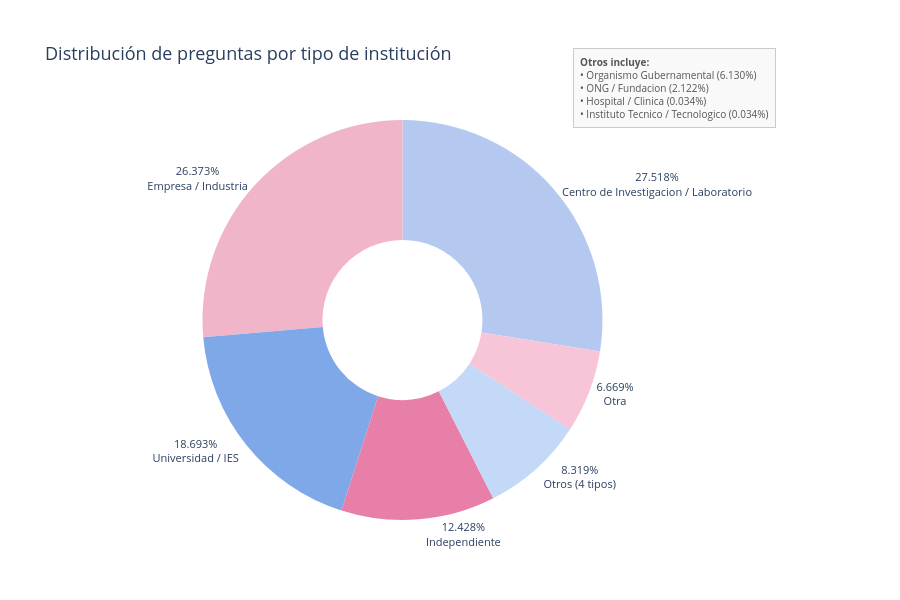

Notebook cell for this chart:
### Code cell
cantidad_por_tipo = (
    df.groupby("tipo_institucion")["Cantidad"]
    .sum()
    .reset_index()
    .rename(columns={"tipo_institucion": "Tipo de institución", "Cantidad": "Total preguntas aportadas"})
    .sort_values("Total preguntas aportadas", ascending=False)
)

# Agrupar tipos minoritarios en "Otros"
TOP_N = 5
top = cantidad_por_tipo.head(TOP_N).copy()
otros = cantidad_por_tipo.iloc[TOP_N:]

otros_row = pd.DataFrame([{
    "Tipo de institución": f"Otros ({len(otros)} tipos)",
    "Total preguntas aportadas": otros["Total preguntas aportadas"].sum()
}])
pie_df = pd.concat([top, otros_row], ignore_index=True)

total = pie_df["Total preguntas aportadas"].sum()
pie_df["pct_str"] = (pie_df["Total preguntas aportadas"] / total * 100).map("{:.3f}%".format)

# Anotación con desglose de "Otros"
otros_lines = "".join(
    f"• {row['Tipo de institución']} ({row['Total preguntas aportadas'] / total * 100:.3f}%)<br>"
    for _, row in otros.iterrows()
)
otros_annotation = f"<b>Otros incluye:</b><br>{otros_lines}"

fig = go.Figure(go.Pie(
    labels=pie_df["Tipo de institución"],
    values=pie_df["Total preguntas aportadas"],
    hole=0.4,
    textposition="outside",
    texttemplate="%{customdata[0]}<br>%{label}",
    customdata=pie_df[["pct_str"]].values,
    hovertemplate="<b>%{label}</b><br>%{percent:.3%} · %{value} preguntas<extra></extra>",
    textfont=dict(size=11),
    showlegend=False,
))

fig.update_layout(
    title=dict(text="Distribución de preguntas por tipo de institución", font=dict(size=18)),
    height=600,
    paper_bgcolor="white",
    piecolorway=PALETTE,
    margin=dict(l=80, r=80, t=120, b=80),
    annotations=[dict(
        text=otros_annotation.rstrip("<br>"),
        x=1.2, y=1.18,
        xref="paper", yref="paper",
        showarrow=False,
        align="left",
        bgcolor="#f9f9f9",
        bordercolor="#ccc",
        borderwidth=1,
        borderpad=6,
        font=dict(size=10, color="#555"),
    )]
)
fig.show()

### Figure 1 — Plotly figure (JSON) as saved in the notebook; plotly's stock layout.template omitted (floating-point values rounded to 4 significant figures)
{"data": [{"customdata": [["27.518%"], ["26.373%"], ["18.693%"], ["12.428%"], ["6.669%"], ["8.319%"]], "hole": 0.4, "hovertemplate": "<b>%{label}</b><br>%{percent:.3%} · %{value} preguntas<extra></extra>", "labels": ["Centro de Investigacion / Laboratorio", "Empresa / Industria", "Universidad / IES", "Independiente", "Otra", "Otros (4 tipos)"], "showlegend": false, "textfont": {"size": 11}, "textposition": "outside", "texttemplate": "%{customdata[0]}<br>%{label}", "type": "pie", "values": [817, 783, 555, 369, 198, 247]}], "layout": {"annotations": [{"align": "left", "bgcolor": "#f9f9f9", "bordercolor": "#ccc", "borderpad": 6, "borderwidth": 1, "font": {"color": "#555", "size": 10}, "showarrow": false, "text": "<b>Otros incluye:</b><br>• Organismo Gubernamental (6.130%)<br>• ONG / Fundacion (2.122%)<br>• Hospital / Clinica (0.034%)<br>• Instituto Tecnico / Tecnologico (0.034%)", "x": 1.2, "xref": "paper", "y": 1.18, "yref": "paper"}], "height": 600, "margin": {"b": 80, "l": 80, "r": 80, "t": 120}, "paper_bgcolor": "white", "piecolorway": ["#B5C9F0", "#F0B5C9", "#7FA8E8", "#E87FA8", "#C4D8F7", "#F7C4D8", "#4A86D8", "#D84A86"], "title": {"font": {"size": 18}, "text": "Distribución de preguntas por tipo de institución"}}}
